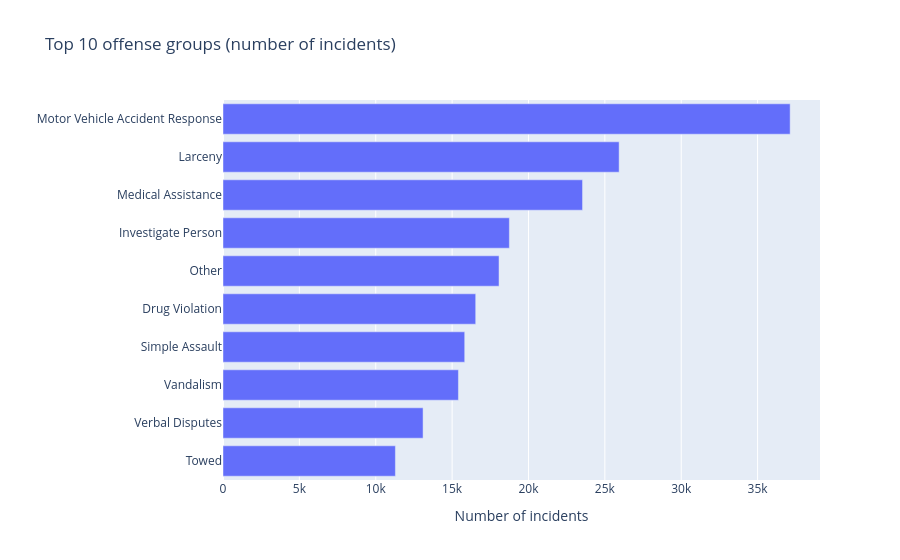
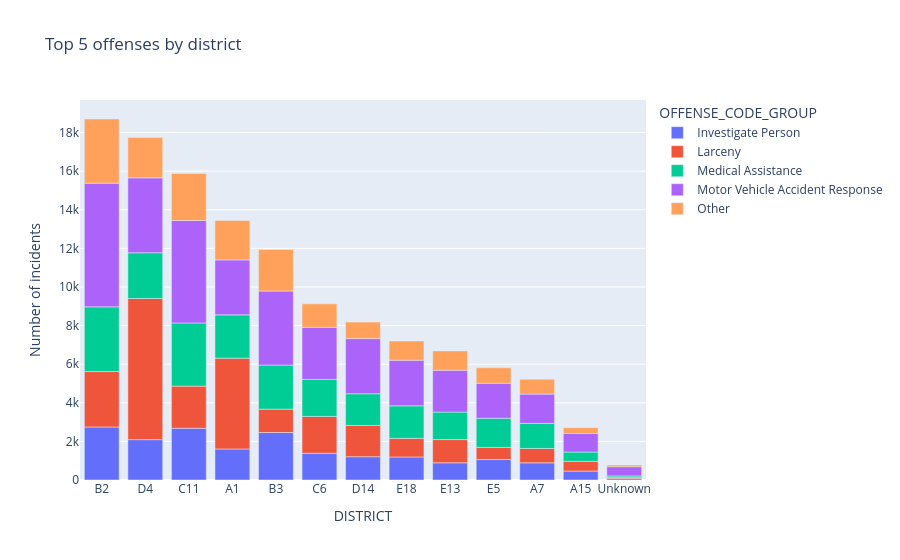
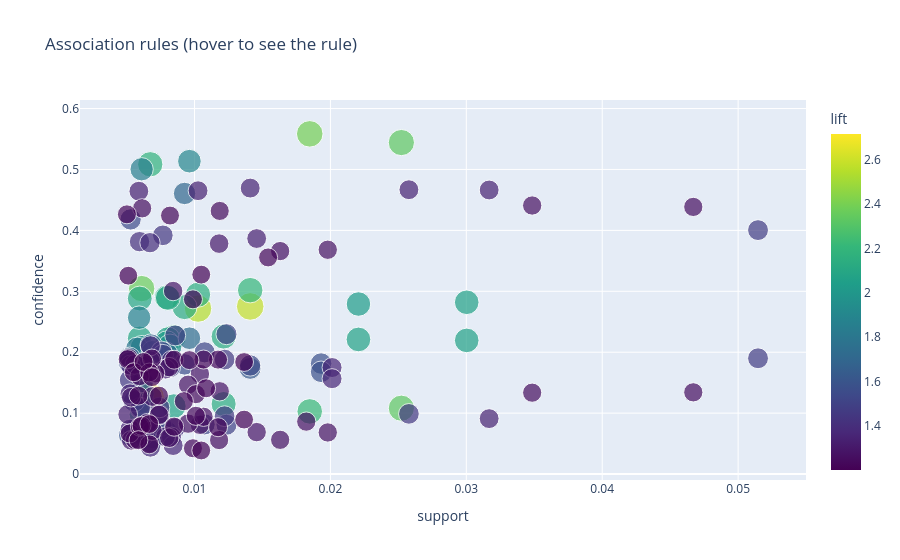
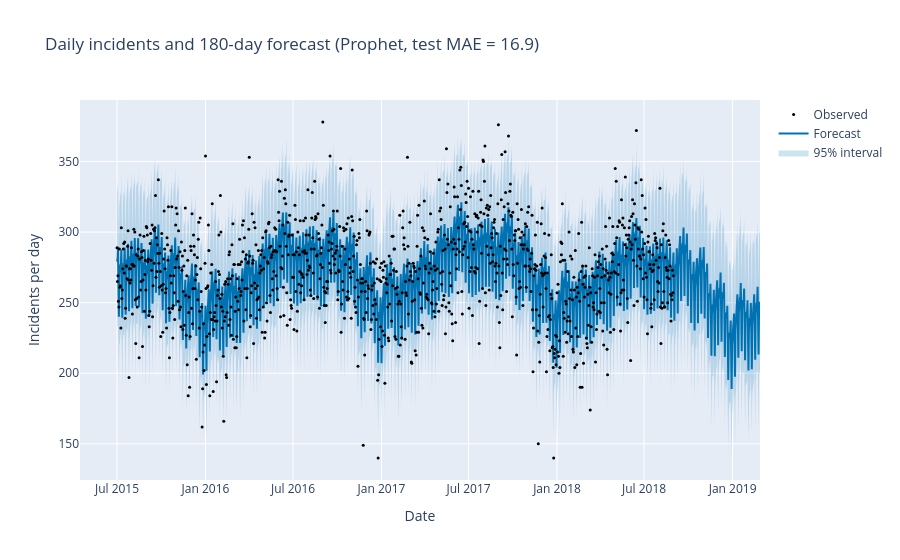

Here is the notebook cell these charts were saved with, in order:
### Markdown cell above
## Main

Everything is called from here. Change the paths at the top if your files are somewhere else.
Set `RUN_DASH = False` if you only want the static HTML export.

### Code cell
# Main block
if __name__ == "__main__":
    # parameters
    CRIME_PATH = "crime.csv"
    WEATHER_PATH = "boston_weather.csv"          # NOAA daily summaries, optional (bonus)
    TEAM = ["FirstName FamilyName (team head)", "FirstName FamilyName", "FirstName FamilyName"]
    DATASET_NAME = "Crimes in Boston (Boston Police Department, Kaggle)"
    DASHBOARD_FILE = "familyNameLeader_dashboard.html"
    RUN_DASH = True

    # Step 1: data collection and exploration
    raw = load_data(CRIME_PATH)
    display(raw.head())
    display(summarize_data(raw))
    crimes = clean_data(raw)

    # Step 2: indicators construction
    # Query 1: grouping
    counts, fig_top, fig_district = query_top_offenses(crimes, top_n=10)
    display(counts.head(10))
    fig_top.show()
    fig_district.show()

    # Query 2: frequent patterns
    onehot = build_transactions(crimes, top_offenses=15)
    rules, fig_rules = query_patterns(onehot, min_support=0.005, min_lift=1.2)
    display(rules.head(15))
    fig_rules.show()

    # Query 3: forecasting
    daily = daily_counts(crimes)
    forecast, mae, fig_forecast, fig_components = query_forecast(daily, test_days=90, horizon=180)
    fig_forecast.show()
    fig_components.show()

    # Query 4: spatial clustering
    points, hotspots, fig_map = query_hotspots(crimes, offense="Larceny", eps_m=100, min_samples=80)
    display(hotspots.head(10))
    fig_map.show()

    # Bonus: external weather dataset
    weather = query_weather(WEATHER_PATH, daily)
    if weather is not None:
        fig_weather = weather[2]
        fig_weather.show()

    # Step 3: dashboard
    sections = {
        "1. Most frequent offenses": [fig_top, fig_district],
        "2. Frequent patterns": [fig_rules],
        "3. Forecast": [fig_forecast, fig_components],
        "4. Hotspots": [fig_map],
    }
    if weather is not None:
        sections["Bonus: weather"] = [fig_weather]

    export_dashboard_html(sections, TEAM, DATASET_NAME, DASHBOARD_FILE)
    if RUN_DASH:
        app = build_dashboard(sections, TEAM, DATASET_NAME)
        app.run(jupyter_mode="inline", port=8050)   # use jupyter_mode="external" to open it in a browser tab

### Figure 1 — Plotly figure (JSON) as saved in the notebook; plotly's stock layout.template omitted (floating-point values rounded to 4 significant figures)
{"data": [{"hovertemplate": "Number of incidents=%{x}<br>=%{y}<extra></extra>", "legendgroup": "", "marker": {"color": "#636efa", "pattern": {"shape": ""}}, "name": "", "orientation": "h", "showlegend": false, "textposition": "auto", "type": "bar", "x": [11287, 13099, 15414, 15826, 16545, 18073, 18749, 23540, 25935, 37132], "xaxis": "x", "y": ["Towed", "Verbal Disputes", "Vandalism", "Simple Assault", "Drug Violation", "Other", "Investigate Person", "Medical Assistance", "Larceny", "Motor Vehicle Accident Response"], "yaxis": "y"}], "layout": {"barmode": "relative", "legend": {"tracegroupgap": 0}, "title": {"text": "Top 10 offense groups (number of incidents)"}, "xaxis": {"anchor": "y", "domain": [0.0, 1.0], "title": {"text": "Number of incidents"}}, "yaxis": {"anchor": "x", "domain": [0.0, 1.0], "title": {"text": ""}}}}

### Figure 2 — Plotly figure (JSON) as saved in the notebook; plotly's stock layout.template omitted (floating-point values rounded to 4 significant figures)
{"data": [{"hovertemplate": "OFFENSE_CODE_GROUP=Investigate Person<br>DISTRICT=%{x}<br>Number of incidents=%{y}<extra></extra>", "legendgroup": "Investigate Person", "marker": {"color": "#636efa", "pattern": {"shape": ""}}, "name": "Investigate Person", "orientation": "v", "showlegend": true, "textposition": "auto", "type": "bar", "x": ["A1", "A15", "A7", "B2", "B3", "C11", "C6", "D14", "D4", "E13", "E18", "E5", "Unknown"], "xaxis": "x", "y": [1609, 464, 890, 2747, 2459, 2681, 1384, 1208, 2091, 891, 1193, 1059, 73], "yaxis": "y"}, {"hovertemplate": "OFFENSE_CODE_GROUP=Larceny<br>DISTRICT=%{x}<br>Number of incidents=%{y}<extra></extra>", "legendgroup": "Larceny", "marker": {"color": "#EF553B", "pattern": {"shape": ""}}, "name": "Larceny", "orientation": "v", "showlegend": true, "textposition": "auto", "type": "bar", "x": ["A1", "A15", "A7", "B2", "B3", "C11", "C6", "D14", "D4", "E13", "E18", "E5", "Unknown"], "xaxis": "x", "y": [4704, 502, 744, 2871, 1212, 2183, 1910, 1620, 7313, 1203, 968, 631, 74], "yaxis": "y"}, {"hovertemplate": "OFFENSE_CODE_GROUP=Medical Assistance<br>DISTRICT=%{x}<br>Number of incidents=%{y}<extra></extra>", "legendgroup": "Medical Assistance", "marker": {"color": "#00cc96", "pattern": {"shape": ""}}, "name": "Medical Assistance", "orientation": "v", "showlegend": true, "textposition": "auto", "type": "bar", "x": ["A1", "A15", "A7", "B2", "B3", "C11", "C6", "D14", "D4", "E13", "E18", "E5", "Unknown"], "xaxis": "x", "y": [2243, 483, 1301, 3353, 2283, 3274, 1915, 1641, 2368, 1425, 1680, 1509, 65], "yaxis": "y"}, {"hovertemplate": "OFFENSE_CODE_GROUP=Motor Vehicle Accident Response<br>DISTRICT=%{x}<br>Number of incidents=%{y}<extra></extra>", "legendgroup": "Motor Vehicle Accident Response", "marker": {"color": "#ab63fa", "pattern": {"shape": ""}}, "name": "Motor Vehicle Accident Response", "orientation": "v", "showlegend": true, "textposition": "auto", "type": "bar", "x": ["A1", "A15", "A7", "B2", "B3", "C11", "C6", "D14", "D4", "E13", "E18", "E5", "Unknown"], "xaxis": "x", "y": [2847, 960, 1516, 6407, 3836, 5305, 2699, 2857, 3882, 2166, 2366, 1813, 478], "yaxis": "y"}, {"hovertemplate": "OFFENSE_CODE_GROUP=Other<br>DISTRICT=%{x}<br>Number of incidents=%{y}<extra></extra>", "legendgroup": "Other", "marker": {"color": "#FFA15A", "pattern": {"shape": ""}}, "name": "Other", "orientation": "v", "showlegend": true, "textposition": "auto", "type": "bar", "x": ["A1", "A15", "A7", "B2", "B3", "C11", "C6", "D14", "D4", "E13", "E18", "E5", "Unknown"], "xaxis": "x", "y": [2047, 301, 771, 3324, 2151, 2436, 1220, 853, 2088, 1004, 991, 804, 83], "yaxis": "y"}], "layout": {"barmode": "relative", "legend": {"title": {"text": "OFFENSE_CODE_GROUP"}, "tracegroupgap": 0}, "title": {"text": "Top 5 offenses by district"}, "xaxis": {"anchor": "y", "categoryorder": "total descending", "domain": [0.0, 1.0], "title": {"text": "DISTRICT"}}, "yaxis": {"anchor": "x", "domain": [0.0, 1.0], "title": {"text": "Number of incidents"}}}}

### Figure 3 — Plotly figure (JSON) as saved in the notebook; plotly's stock layout.template omitted (floating-point values rounded to 4 significant figures; data arrays with more than 128 entries replaced by an {"elided": "..."} marker saying what was removed)
{"data": [{"customdata": {"elided": "171x2 str values"}, "hovertemplate": "support=%{x}<br>confidence=%{y}<br>lift=%{marker.color}<br>antecedents=%{customdata[0]}<br>consequents=%{customdata[1]}<extra></extra>", "legendgroup": "", "marker": {"color": {"elided": "171 float values"}, "coloraxis": "coloraxis", "size": {"elided": "171 float values"}, "sizemode": "area", "sizeref": 0.006787, "symbol": "circle"}, "mode": "markers", "name": "", "orientation": "v", "showlegend": false, "type": "scatter", "x": {"elided": "171 float values"}, "xaxis": "x", "y": {"elided": "171 float values"}, "yaxis": "y"}], "layout": {"coloraxis": {"autocolorscale": false, "colorbar": {"title": {"text": "lift"}}, "colorscale": [[0.0, "#440154"], [0.1111, "#482878"], [0.2222, "#3e4989"], [0.3333, "#31688e"], [0.4444, "#26828e"], [0.5556, "#1f9e89"], [0.6667, "#35b779"], [0.7778, "#6ece58"], [0.8889, "#b5de2b"], [1.0, "#fde725"]]}, "legend": {"itemsizing": "constant", "tracegroupgap": 0}, "title": {"text": "Association rules (hover to see the rule)"}, "xaxis": {"anchor": "y", "domain": [0.0, 1.0], "title": {"text": "support"}}, "yaxis": {"anchor": "x", "domain": [0.0, 1.0], "title": {"text": "confidence"}}}}

### Figure 4 — Plotly figure (JSON) as saved in the notebook; plotly's stock layout.template omitted (floating-point values rounded to 4 significant figures; data arrays with more than 128 entries replaced by an {"elided": "..."} marker saying what was removed)
{"data": [{"line": {"width": 0}, "showlegend": false, "type": "scatter", "x": {"elided": "1338 str values"}, "y": {"elided": "1338 float values"}}, {"fill": "tonexty", "fillcolor": "rgba(0,114,178,0.2)", "line": {"width": 0}, "name": "95% interval", "type": "scatter", "x": {"elided": "1338 str values"}, "y": {"elided": "1338 float values"}}, {"line": {"color": "#0072B2"}, "name": "Forecast", "type": "scatter", "x": {"elided": "1338 str values"}, "y": {"elided": "1338 float values"}}, {"marker": {"color": "black", "size": 3}, "mode": "markers", "name": "Observed", "type": "scatter", "x": {"elided": "1158 str values"}, "y": {"elided": "1158 int values"}}], "layout": {"title": {"text": "Daily incidents and 180-day forecast (Prophet, test MAE = 16.9)"}, "xaxis": {"title": {"text": "Date"}}, "yaxis": {"title": {"text": "Incidents per day"}}}}
